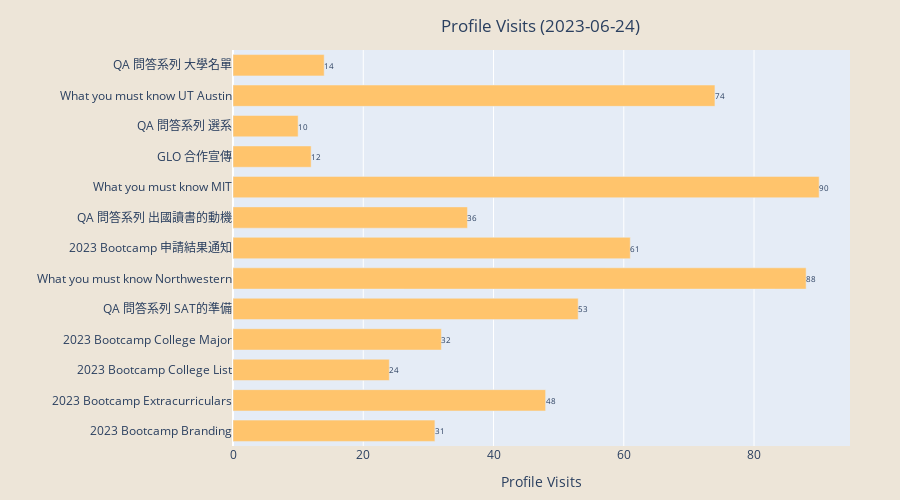

The notebook cell this image was saved under:
### Code cell
# Profile Visits 
plt.figure(figsize=(10,6))
plt.barh(df["label"], width = df["profile_visits"], color = "#FFC46C") 
plt.title("Profile Visits " + f"({date.today()})")
plt.xlabel("Number of Profile Visits")
plt.rcParams['axes.facecolor'] = "#EDE5D8"
for index, value in enumerate(df["profile_visits"]):
    plt.text(value, index,
             str(value), fontsize = 8)
#plt.savefig(f'profile_visits_{date_format}.png', bbox_inches='tight')
#plt.show()

# Convert the Matplotlib bar plot to Plotly-compatible traces
data = go.Bar(
    y=df["label"],
    x=df["profile_visits"],
    orientation='h',
    marker=dict(color="#FFC46C"),
    name="Profile Visits"
)

# Create the layout for the plot
layout = go.Layout(
    title=dict(
    text="Profile Visits " + f"({date.today()})",
    x=0.6,  # Set the x-position of the title to the center of the plot
    y=0.96   # Set the y-position of the title (0 is the top, 1 is the bottom)
    ),
    xaxis=dict(title="Profile Visits"),
    yaxis=dict(title=""),
    paper_bgcolor="#EDE5D8",
    yaxis_tickfont=dict(size=12),
    bargap=0.3,
    height = 500,
    margin=dict(l=50, r=50, t=50, b=50)
)

# Create the Figure object and add the data and layout
profile_visits_fig = go.Figure(data=data, layout=layout)

# Add text annotations to the bars
for i, value in enumerate(df["profile_visits"]):
    profile_visits_fig.add_annotation(
        x=value,
        y=df["label"][i],
        text="     " + str(value),
        font=dict(size=8),
        showarrow=False
    )

# Display the interactive plot
profile_visits_fig.show()
#pio.write_image(profile_visits_fig, f'profile_visits_{date_format}.png')

### Figure 1 — Plotly figure (JSON) as saved in the notebook; plotly's stock layout.template omitted (floating-point values rounded to 4 significant figures)
{"data": [{"marker": {"color": "#FFC46C"}, "name": "Profile Visits", "orientation": "h", "type": "bar", "x": [31, 48, 24, 32, 53, 88, 61, 36, 90, 12, 10, 74, 14], "y": ["2023 Bootcamp Branding", "2023 Bootcamp Extracurriculars", "2023 Bootcamp College List", "2023 Bootcamp College Major", "QA 問答系列 SAT的準備", "What you must know Northwestern", "2023 Bootcamp 申請結果通知", "QA 問答系列 出國讀書的動機", "What you must know MIT", "GLO 合作宣傳", "QA 問答系列 選系", "What you must know UT Austin", "QA 問答系列 大學名單"]}], "layout": {"annotations": [{"font": {"size": 8}, "showarrow": false, "text": "     31", "x": 31, "y": "2023 Bootcamp Branding"}, {"font": {"size": 8}, "showarrow": false, "text": "     48", "x": 48, "y": "2023 Bootcamp Extracurriculars"}, {"font": {"size": 8}, "showarrow": false, "text": "     24", "x": 24, "y": "2023 Bootcamp College List"}, {"font": {"size": 8}, "showarrow": false, "text": "     32", "x": 32, "y": "2023 Bootcamp College Major"}, {"font": {"size": 8}, "showarrow": false, "text": "     53", "x": 53, "y": "QA 問答系列 SAT的準備"}, {"font": {"size": 8}, "showarrow": false, "text": "     88", "x": 88, "y": "What you must know Northwestern"}, {"font": {"size": 8}, "showarrow": false, "text": "     61", "x": 61, "y": "2023 Bootcamp 申請結果通知"}, {"font": {"size": 8}, "showarrow": false, "text": "     36", "x": 36, "y": "QA 問答系列 出國讀書的動機"}, {"font": {"size": 8}, "showarrow": false, "text": "     90", "x": 90, "y": "What you must know MIT"}, {"font": {"size": 8}, "showarrow": false, "text": "     12", "x": 12, "y": "GLO 合作宣傳"}, {"font": {"size": 8}, "showarrow": false, "text": "     10", "x": 10, "y": "QA 問答系列 選系"}, {"font": {"size": 8}, "showarrow": false, "text": "     74", "x": 74, "y": "What you must know UT Austin"}, {"font": {"size": 8}, "showarrow": false, "text": "     14", "x": 14, "y": "QA 問答系列 大學名單"}], "bargap": 0.3, "height": 500, "margin": {"b": 50, "l": 50, "r": 50, "t": 50}, "paper_bgcolor": "#EDE5D8", "title": {"text": "Profile Visits (2023-06-24)", "x": 0.6, "y": 0.96}, "xaxis": {"title": {"text": "Profile Visits"}}, "yaxis": {"tickfont": {"size": 12}, "title": {"text": ""}}}}
